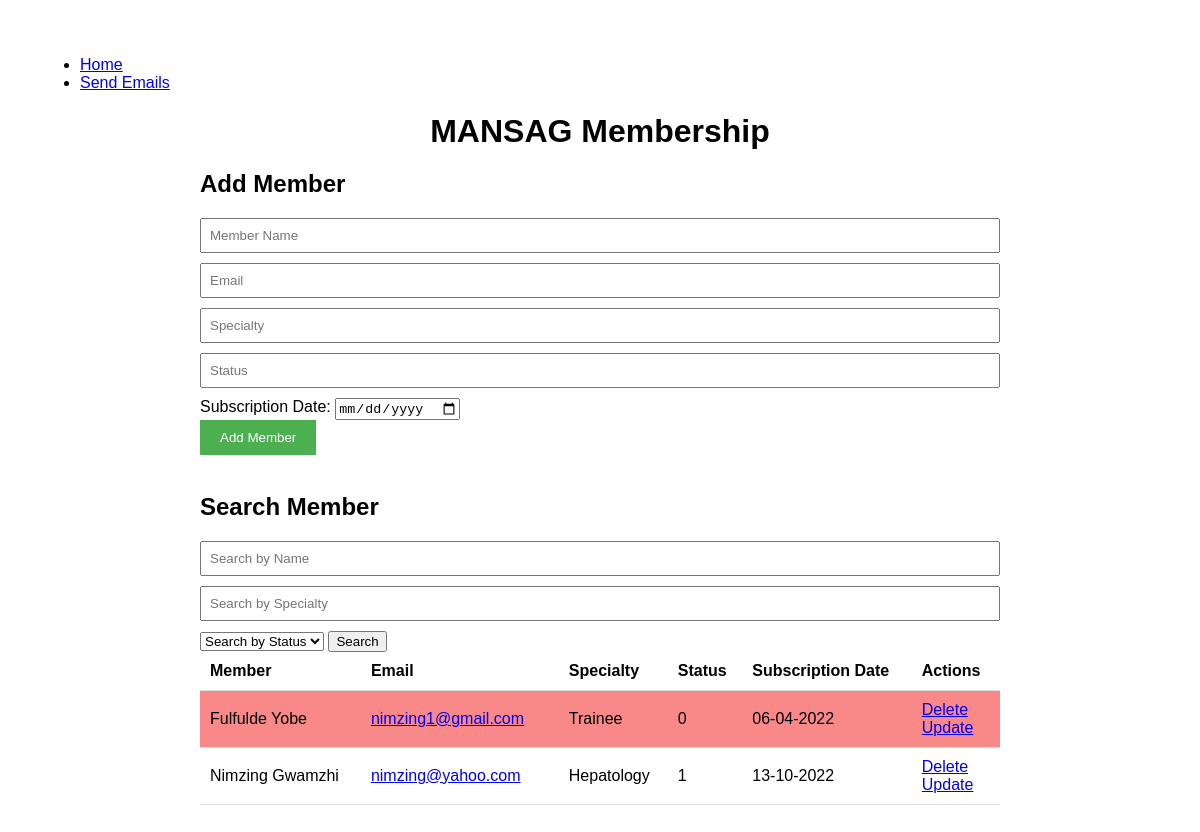
Screenshot of / (signed in) with the database file from the repository.
### app.py (models this page shows, shortened)
class Membership(db.Model):
    id = db.Column(db.Integer, primary_key=True)
    name = db.Column(db.String(200), nullable=False)
    email = db.Column(db.String(200), nullable=False)
    specialty = db.Column(db.String(200), nullable=False)
    status = db.Column(db.Integer, default=0)
    date_subscribed = db.Column(db.DateTime, nullable=False, default=datetime.utcnow)

### app.py (the view)
@app.route('/', methods=['POST', 'GET'])
@login_required
def index():
    if request.method == 'POST':
        name = request.form['name']
        email = request.form['email']
        specialty = request.form['specialty']
        status = request.form['status']
        date_subscribed = datetime.strptime(request.form['date_subscribed'], '%Y-%m-%d')
        new_member = Membership(name=name, email=email, specialty=specialty, status=status, date_subscribed=date_subscribed)
        try:
            db.session.add(new_member)
            db.session.commit()
            return redirect('/')
        except:
            return 'There was an issue adding this member'
    else:
        query = Membership.query.order_by(Membership.date_subscribed)
        search_name = request.args.get('name')
        search_specialty = request.args.get('specialty')
        search_status = request.args.get('status')
        if search_name:
            query = query.filter(Membership.name.ilike(f'%{search_name}%'))
        if search_specialty:
            query = query.filter(Membership.specialty.ilike(f'%{search_specialty}%'))
        if search_status:
            query = query.filter(Membership.status == int(search_status))
        members = query.all()
        return render_template('index.html', members=members, is_subscription_expired=is_subscription_expired)

### app.py (called while the page is built)
@login_manager.user_loader
def load_user(user_id):
    return User.query.get(int(user_id))
    return None

def is_subscription_expired(date_subscribed):
    current_date = datetime.utcnow().date()
    expiration_date = date_subscribed.date() + timedelta(days=365)
    return expiration_date < current_date

### templates/index.html (shortened to what this page needs)
{% extends 'base.html' %}
{% block body %}
<div class="content">
    <h1 style="text-align: center;">MANSAG Membership</h1>
    <h2>Add Member</h2>
    <form action="/" method="POST">
        <input type="text" name="name" placeholder="Member Name" required>
        <br>
        <input type="email" name="email" placeholder="Email" required>
        <br>
        <input type="text" name="specialty" placeholder="Specialty" required>
        <br>
        <input type="number" name="status" placeholder="Status" required>
        <br>
        <label for="date_subscribed">Subscription Date:</label>
        <input type="date" id="date_subscribed" name="date_subscribed" required>
        <br>
        <input type="submit" value="Add Member">
    </form>
    <br>
    <h2>Search Member</h2>
    <form action="/" method="GET">
        <input type="text" name="name" placeholder="Search by Name">
        <input type="text" name="specialty" placeholder="Search by Specialty">
        <select name="status">
          <option value="">Search by Status</option>
        </select>
        <button type="submit">Search</button>
      </form>
    {% if members|length < 1 %}
    <h4 style="text-align: center;">There are no members, start adding one above: </h4>
    {% else %}
    <table>
        <tr>
            <th>Member</th>
            <th>Email</th>
            <th>Specialty</th>
            <th>Status</th>
            <th>Subscription Date</th>
            <th>Actions</th>
        </tr>
        {% for member in members %}
            <tr{% if is_subscription_expired(member.date_subscribed) %} class="expired"{% endif %}>
                <td>{{ member.name }}</td>
                <td><a href="mailto:{{ member.email }}">{{ member.email }}</a></td>
                <td>{{ member.specialty }}</td>
                <td>{{ member.status }}</td>
                <td>{{ member.date_subscribed.strftime('%d-%m-%Y') }}</td>
                <td>
                    <a href="#" onclick="confirmDelete('{{ member.id }}')">Delete</a>
                    <br>
                    <a href="/update/{{ member.id }}">Update</a>
                </td>
            </tr>
        {% endfor %}
    </table>
    {% endif %}
</div>
{% endblock %}

### static/css/main.css (style rules this page uses)
body { margin: 20px; padding: 20px; font-family: sans-serif; }
h1 { margin-bottom: 20px; text-align: center; }
table { width: 100%; border-collapse: collapse; margin-bottom: 20px; }
th, td { padding: 10px; text-align: left; border-bottom: 1px solid #ddd; }
form { margin-top: 20px; }
input[type="text"], input[type="email"], input[type="number"] { padding: 8px; margin-bottom: 10px; width: 100%; box-sizing: border-box; }
input[type="submit"] { padding: 10px 20px; background-color: #4CAF50; color: white; border: none; cursor: pointer; }
a { margin-right: 10px; }
.content { max-width: 800px; margin: 0 auto; }

### templates/index.html (style rules this page uses)
.expired { background-color: hsla(0, 90%, 68%, 0.759); }

### rows the page displays
Membership: name "Fulfulde Yobe", email "nimzing1@gmail.com", specialty "Trainee", status "0", date_subscribed "06-04-2022"
Membership: name "Nimzing Gwamzhi", email "nimzing@yahoo.com", specialty "Hepatology", status "1", date_subscribed "13-10-2022"
